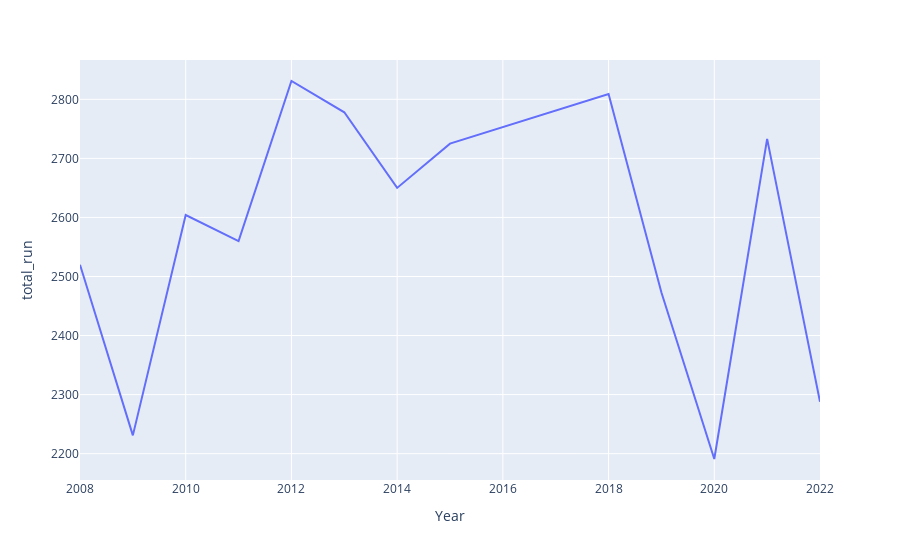

Notebook cell for this chart:
### Markdown cell above
# Total runs scored over seasons

### Code cell
runs_df = team_df.merge(balls_df, on="ID")[["Date", "total_run"]]
runs_df["Year"] = runs_df["Date"].dt.year
temp =runs_df.groupby("Year")["total_run"].sum().reset_index()
px.line(data_frame=temp, x="Year", y="total_run")
#fig.update_xaxes(tickvals=temp["Year"])

### Figure 1 — Plotly figure (JSON) as saved in the notebook; plotly's stock layout.template omitted (floating-point values rounded to 4 significant figures)
{"data": [{"hovertemplate": "Year=%{x}<br>total_run=%{y}<extra></extra>", "legendgroup": "", "line": {"color": "#636efa", "dash": "solid"}, "marker": {"symbol": "circle"}, "mode": "lines", "name": "", "orientation": "v", "showlegend": false, "type": "scatter", "x": [2008, 2009, 2010, 2011, 2012, 2013, 2014, 2015, 2018, 2019, 2020, 2021, 2022], "xaxis": "x", "y": [2520, 2231, 2604, 2560, 2831, 2778, 2650, 2725, 2809, 2473, 2191, 2733, 2288], "yaxis": "y"}], "layout": {"autosize": true, "legend": {"tracegroupgap": 0}, "margin": {"t": 60}, "xaxis": {"anchor": "y", "autorange": true, "domain": [0, 1], "range": [2008, 2022], "title": {"text": "Year"}, "type": "linear"}, "yaxis": {"anchor": "x", "autorange": true, "domain": [0, 1], "range": [2155.0, 2867.0], "title": {"text": "total_run"}, "type": "linear"}}}
